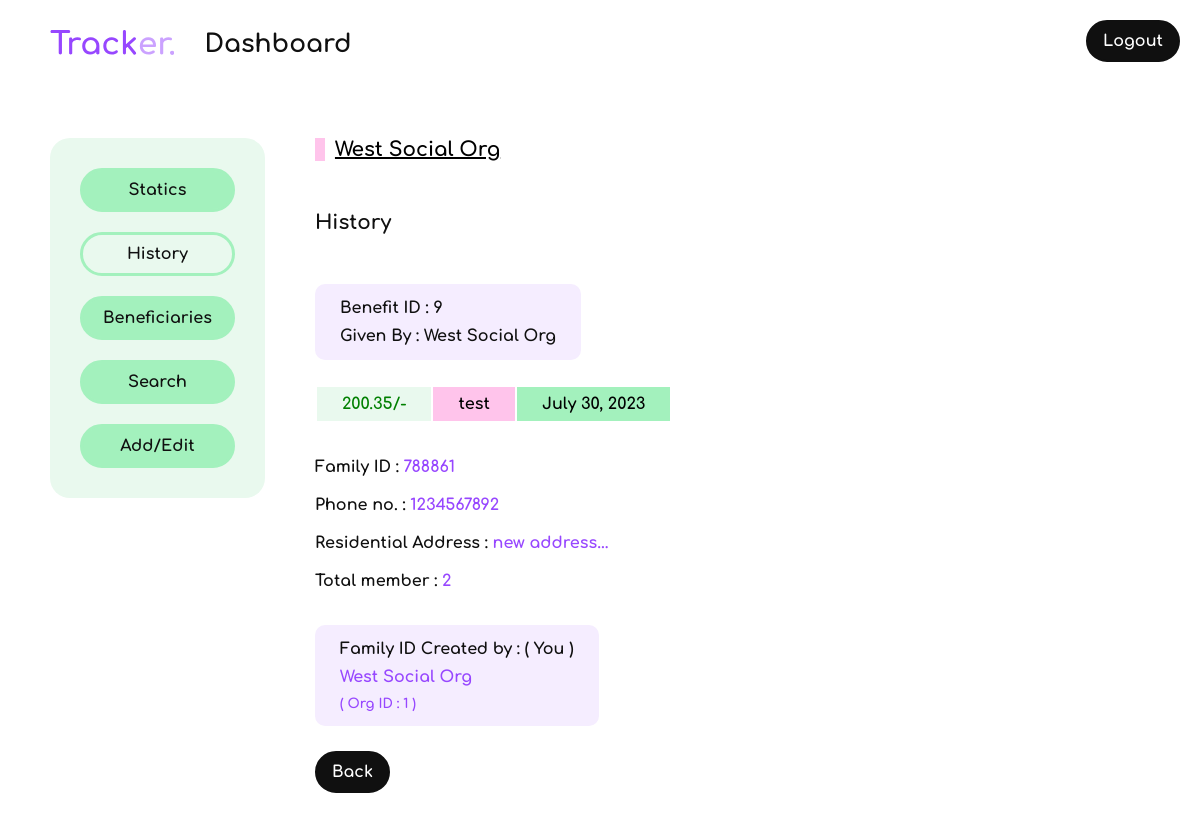
Page /dashboard/historyDetails/788861/9 (signed in) on the committed database.
### loginApp/models.py (models this page shows)
class Organization(models.Model):
    user = models.OneToOneField(User,on_delete= models.CASCADE)
    organizationName = models.CharField(max_length = 200,blank=False)
    localAddress = models.TextField(blank=False,null=False,default='none')
    aboutOrg = models.TextField(blank=False,null=False,default='none')
    mobile = models.CharField(max_length=10,blank=False,null=False,default='none')
    def __str__(self):
        return self.organizationName

### dashboard/models.py (models this page shows, shortened)
class Benefit(models.Model):
    given_to = models.ForeignKey(FamilyModel,on_delete=models.CASCADE)
    given_by = models.ForeignKey(Organization,on_delete=models.CASCADE,default=1)
    amount = models.DecimalField(max_digits=8,decimal_places=2,null=False)
    transaction_ID = models.CharField(max_length=18,null=False)
    purpose = models.TextField(null=False)
    date = models.DateField(auto_now_add=True)

class FamilyModel(models.Model):
    family_ID = models.CharField(unique=True,blank=False,max_length=8)
    phone_number = models.CharField(unique=True,blank=False,max_length=10)
    residential_address = models.TextField(max_length=300,blank=False,default='none')
    created_by_org = models.ForeignKey(User,on_delete=models.CASCADE,default=8)
    in_public_domain = models.BooleanField(default=False)
    date_created = models.DateField(auto_now_add=True)

### dashboard/views/historyView.py (the view)
# urls.py: path('historyDetails/<slug:family_ID>/<int:benefit_ID>',historyView.historyDetailsView,name='historyDetailsView'),
@login_required
def historyDetailsView(request,family_ID,benefit_ID):
    user = request.user
    org = Organization.objects.get(user = user)
    family = getFamilyDetails(family_ID)
    members = getFamilyMembers(family_ID)
    createdBy = Organization.objects.get(user = family.created_by_org)
    benefit = Benefit.objects.get(id = benefit_ID)
    sendToTemplate = {
        'organizationLoggedIn': str(org).capitalize,
        'benefit':benefit,
        'family':family,
        'members':members,
        'createdBy':createdBy,
    }
    if benefit.given_by == org:
        who = '( You )'
        sendToTemplate['who'] = who
        return render(request,'historyDetails.html',sendToTemplate)
    else:
        return redirect(request,historyView)

### dashboard/views/basicFunctions.py (called while the page is built)
def getFamilyDetails(familyID):
    try:
        family = FamilyModel.objects.get(family_ID = familyID)
        return family
    except FamilyModel.DoesNotExist:
        return 'none'

def getFamilyMembers(familyID):
    try:
        family = getFamilyDetails(familyID)
        members = memberOfaFamily.objects.filter(belongs_to = family)
        return members
    except ObjectDoesNotExist:
        print("none")

### dashboard/templates/historyDetails.html (shortened to what this page needs)
{% extends 'dashboardBase.html' %}
{% block body %}
    <div class="orgName"> {{organizationLoggedIn|title}} </div>
    <h3 class="pageHeading">History</h3>
    <div class="purpleBox">
        <h3 style="margin-bottom: 10px;">Benefit ID : {{benefit.id}} </h3>
        <h3 style="margin-top: 10px ;">Given By : {{benefit.given_by}}</h3>
    </div>
    <table class="colorTable" style="width: fit-content; margin: 25px 0;">
        <tr class="row">
            <td>{{benefit.amount}}/-</td>
            <td>{{benefit.purpose}}</td>
            <td>{{benefit.date}}</td>
        </tr>
    </table>
    <div class="highlightInfo" style="margin: 25px 0;">
        <div>
            <span>Family ID :</span>
            <span class="info">{{family.family_ID}}</span>
        </div>
        <div>
            <span>Phone no. :</span>
            <span class="info">{{family.phone_number}}</span>
        </div>
        <div>
            <span>Residential Address :</span>
            <span class="info">{{family.residential_address}}</span>
        </div>
        <div>
            <span>Total member :</span>
            <span class="info">{{members.count}}</span>
        </div>
    </div>
    <div class="purpleBox">
        <h3>Family ID Created by : {{who}}</h3>
        <p>{{createdBy|title}}</p>
        <h5>( Org ID : {{createdBy.id}} )</h5>
    </div>
    <div style="margin-top: 25px;">
        <a href="{% url 'historyView' %}">
            <button class="blackButton">Back</button>
        </a>
    </div>
{% endblock %}

### static/css/dashboardMain.css (style rules this page uses)
* { box-sizing:border-box;padding:0;margin:0;font-family:comfortaa }
.blackButton { padding:10px 15px;border:2px solid #101010;border-radius:22px;outline:none;background-color:#101010;color:#fff;font-size:16px;font-weight:bold;transition:.3s ease-in-out }
.purpleBox,.staticBlock { background-color:#f5edff;width:max-content;padding:15px 25px;border:none;border-radius:10px;margin:10px 0;font-weight:bold }
.purpleBox p,.staticBlock p,.purpleBox h5,.staticBlock h5 { color:#9747ff }
.purpleBox p,.staticBlock p { padding:10px 0;font-size:16px }
.purpleBox h3,.staticBlock h3 { color:#101010;font-size:16px }
.colorTable { font-weight:bold;font-size:16px;text-align:left;width:850px;overflow:hidden }
.colorTable .row td { padding:8px 25px }
.colorTable .row td:nth-child(1) { background-color:#e9f9ee;color:green }
.colorTable .row td:nth-child(2) { background-color:#ffc4eb }
.colorTable .row td:nth-child(3) { background-color:#a3f1bd }
.orgName { border-left:10px solid #ffc4eb;font-size:20px;font-weight:bold;padding-left:10px;width:400px;height:auto;margin-bottom:50px;text-decoration:underline }
.pageHeading { font-size:20px;font-weight:bold;color:#101010;margin:50px 0 }
.highlightInfo,.highlightInfo-horizontal { font-size:16px;font-weight:bold;color:#101010 }
.highlightInfo div,.highlightInfo-horizontal div { padding:10px 0 }
.highlightInfo .info,.highlightInfo-horizontal .info { color:#9747ff }

### dashboard/templates/historyDetails.html (style rules this page uses)
.purpleBox { width: fit-content; }

### rows in the picture
Organization: organizationName "West Social Org", id "1"
Benefit: id "9", given_by "West Social Org", amount "200.35", purpose "test", date "July 30, 2023"
FamilyModel: family_ID "788861", phone_number "1234567892", residential_address "new address..."

### other values in the picture
{{ members.count }} "2"
{{ who }} "( You )"
